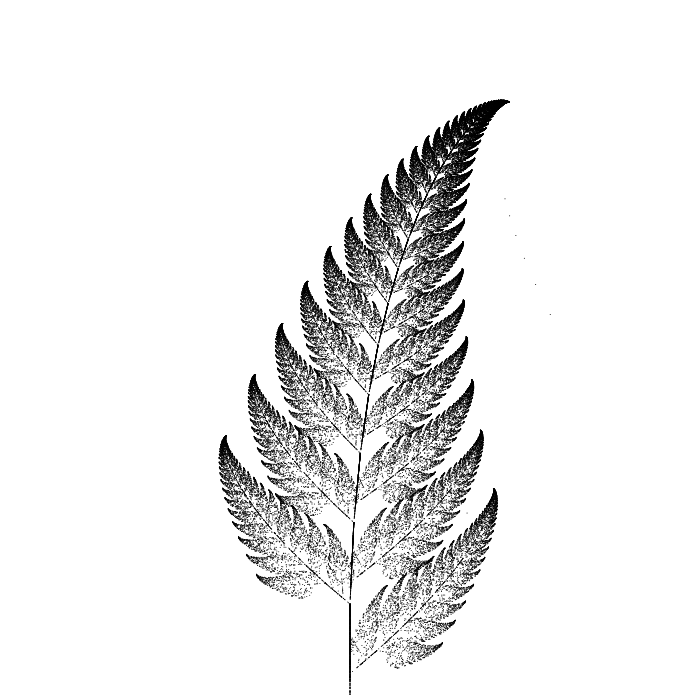
Frame 1 (no input)
Frame 60 (no input): identical to frame 1, image omitted
Frame 120 (the mouse pressed at the canvas centre since frame 60): identical to frame 1, image omitted

The p5.js sketch that drew this single still picture (run headless with seeded random() and noise() and a simulated clock; from frame 60 on, the mouse is pressed at the canvas centre):

// p5.js sketch
// ── sketch.js
class Barnsley_Fern {
    constructor(startX, startY, scale) {
        this.x = startX;
        this.y = startY;
        this.scale = scale;

        this.iter = 0;
        this.xi = 0.0;
        this.yi = 0.0;
    }

    show(maxIters) {
        push();
        translate(this.x, this.y);

        while (this.iter < maxIters) {
            const r = Math.random();

            if (r < 0.01) {
                this.xi = 0.0;
                this.yi = 0.16 * this.y;
            } else if (r < 0.86) {
                this.xi = 0.85 * this.x + 0.04 * this.y;
                this.yi = -0.04 * this.x + 0.85 * this.y + 1.6;
            } else if (r < 0.93) {
                this.xi = 0.2 * this.x - 0.26 * this.y;
                this.yi = 0.23 * this.x + 0.22 * this.y + 1.6;
            } else {
                this.xi = -0.15 * this.x + 0.28 * this.y;
                this.yi = 0.26 * this.x + 0.24 * this.y + 0.44;
            }

            point(this.xi * this.scale, height - this.yi * this.scale);
            this.x = this.xi
            this.y = this.yi
            this.iter += 1;
        }
        pop();
    }
}


function setup() {
    createCanvas(700, 700);
    bf = new Barnsley_Fern(width / 2, 0, 60);
    bf.show(100000);
}

function draw() {
}

// ── dragonCurve.js
class dragonCurve {
    constructor() {
        this.angle = HALF_PI;
        this.axiom = "FX";
        this.sentence = this.axiom;
        this.len = 200;
        this.generation = 0;

        this.rules = [
            {
                a: "X",
                b: "X+YF"
            },
            {
                a: "Y",
                b: "FX-Y"
            }
        ];
    }

    generate() {
        this.generation++;
        let nextSentence = "";
        for (let i = 0; i < this.sentence.length; i++) {
            let current = this.sentence.charAt(i);
            let replace = "" + current;
            for (let j = 0; j < this.rules.length; j++) {
                if (current == this.rules[j].a) {
                    replace = this.rules[j].b;
                    break;
                }
            }
            nextSentence += replace;
        }
        this.sentence = nextSentence;
    }

    show() {
        resetMatrix();
        translate(width / 2, height / 2);
        stroke(255);
        colorMode(HSB);
        this.len = width / 4 * pow(0.75, this.generation);
        for (let i = 0; i < this.sentence.length; i++) {
            stroke(360 * (i / this.sentence.length), 100, 100);
            let current = this.sentence.charAt(i);

            if (current == "F") {
                line(0, 0, 0, -this.len);
                translate(0, -this.len);
            } else if (current == "+") {
                rotate(this.angle);
            } else if (current == "-") {
                rotate(-this.angle);
            }
        }
    }
}

// ── fern.js
class Fractal {
    constructor(startX, startY, scale) {
        this.x = startX;
        this.y = startY;
        this.scale = scale;

        this.iter = 0;
        this.xi = 0.0;
        this.yi = 0.0;
    }
}

class Fern extends Fractal {
    constructor(startX, startY, scale, type) {
        super(startX, startY, scale);
        if (type === "B") {
            this.coefficients = [
                {
                    name: "f1",
                    a: 0,
                    b: 0,
                    c: 0,
                    d: 0.16,
                    e: 0,
                    f: 0,
                    p: 0.01
                },
                {
                    name: "f2",
                    a: 0.85,
                    b: 0.04,
                    c: -0.04,
                    d: 0.85,
                    e: 0,
                    f: 1.60,
                    p: 0.85,
                },
                {
                    name: "f3",
                    a: 0.20,
                    b: -0.26,
                    c: 0.23,
                    d: 0.22,
                    e: 0,
                    f: 1.60,
                    p: 0.07
                },
                {
                    name: "f4",
                    a: -0.15,
                    b: 0.28,
                    c: 0.26,
                    d: 0.24,
                    e: 0,
                    f: 0.44,
                    p: 0.07
                }
            ];
        } else if (type === "CT") {
            this.coefficients = [
                {
                    name: "f1",
                    a: 0,
                    b: 0,
                    c: 0,
                    d: 0.25,
                    e: 0,
                    f: -0.4,
                    p: 0.02
                },
                {
                    name: "f2",
                    a: 0.95,
                    b: 0.005,
                    c: -0.005,
                    d: 0.93,
                    e: -0.002,
                    f: 0.5,
                    p: 0.84
                },
                {
                    name: "f3",
                    a: 0.035,
                    b: -0.2,
                    c: 0.16,
                    d: 0.04,
                    e: -0.09,
                    f: 0.02,
                    p: 0.07
                },
                {
                    name: "f4",
                    a: -0.04,
                    b: 0.2,
                    c: 0.16,
                    d: 0.04,
                    e: 0.083,
                    f: 0.12,
                    p: 0.07
                }
            ];
        } else {
            this.coefficients = null;
        }
    }

    get_points(maxIters) {
        let points = [];
        push();
        while (this.iter < maxIters) {
            const r = Math.random();
            let t;

            if (r < this.coefficients[0].p) {
                t = this.coefficients[0];
            } else if (r < this.coefficients[0].p + this.coefficients[1].p) {
                t = this.coefficients[1];
            } else if (r < this.coefficients[1].p + this.coefficients[2].p) {
                t = this.coefficients[2];
            } else {
                t = this.coefficients[3];
            }

            this.xi = t.a * this.x + t.b * this.y + t.e;
            this.yi = t.c * this.x + t.d * this.y + t.f;
            
            points.push({x: this.xi * this.scale, y: height - this.yi * this.scale});
            // point(this.xi * this.scale, height - this.yi * this.scale);
            this.x = this.xi
            this.y = this.yi
            this.iter += 1;
        }
        pop();

        return points;
    }
}
